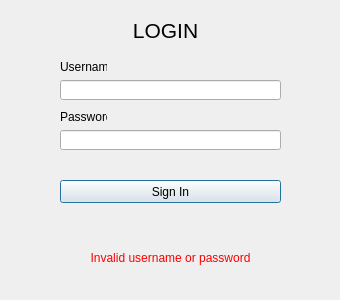
<?xml version="1.0" encoding="UTF-8"?>
<ui version="4.0">
 <class>Dialog</class>
 <widget class="QDialog" name="Dialog">
  <property name="geometry">
   <rect>
    <x>0</x>
    <y>0</y>
    <width>340</width>
    <height>300</height>
   </rect>
  </property>
  <property name="windowTitle">
   <string>Dialog</string>
  </property>
  <widget class="QLineEdit" name="username_le">
   <property name="geometry">
    <rect>
     <x>60</x>
     <y>80</y>
     <width>221</width>
     <height>20</height>
    </rect>
   </property>
   <property name="inputMask">
    <string/>
   </property>
   <property name="text">
    <string/>
   </property>
  </widget>
  <widget class="QLineEdit" name="password_le">
   <property name="geometry">
    <rect>
     <x>60</x>
     <y>130</y>
     <width>221</width>
     <height>20</height>
    </rect>
   </property>
   <property name="inputMask">
    <string/>
   </property>
   <property name="text">
    <string/>
   </property>
   <property name="maxLength">
    <number>32767</number>
   </property>
   <property name="echoMode">
    <enum>QLineEdit::Password</enum>
   </property>
  </widget>
  <widget class="QPushButton" name="sign_in_bt">
   <property name="geometry">
    <rect>
     <x>60</x>
     <y>180</y>
     <width>221</width>
     <height>23</height>
    </rect>
   </property>
   <property name="text">
    <string>Sign In</string>
   </property>
  </widget>
  <widget class="QLabel" name="warning_lbl">
   <property name="geometry">
    <rect>
     <x>60</x>
     <y>250</y>
     <width>221</width>
     <height>16</height>
    </rect>
   </property>
   <property name="styleSheet">
    <string notr="true">color: red;</string>
   </property>
   <property name="text">
    <string>Invalid username or password</string>
   </property>
   <property name="alignment">
    <set>Qt::AlignCenter</set>
   </property>
  </widget>
  <widget class="QLabel" name="label">
   <property name="geometry">
    <rect>
     <x>90</x>
     <y>10</y>
     <width>151</width>
     <height>41</height>
    </rect>
   </property>
   <property name="font">
    <font>
     <pointsize>16</pointsize>
    </font>
   </property>
   <property name="lineWidth">
    <number>1</number>
   </property>
   <property name="text">
    <string>LOGIN</string>
   </property>
   <property name="alignment">
    <set>Qt::AlignCenter</set>
   </property>
  </widget>
  <widget class="QLabel" name="label_2">
   <property name="geometry">
    <rect>
     <x>60</x>
     <y>60</y>
     <width>47</width>
     <height>13</height>
    </rect>
   </property>
   <property name="text">
    <string>Username</string>
   </property>
  </widget>
  <widget class="QLabel" name="label_3">
   <property name="geometry">
    <rect>
     <x>60</x>
     <y>110</y>
     <width>47</width>
     <height>13</height>
    </rect>
   </property>
   <property name="text">
    <string>Password</string>
   </property>
  </widget>
 </widget>
 <resources/>
 <connections/>
</ui>
